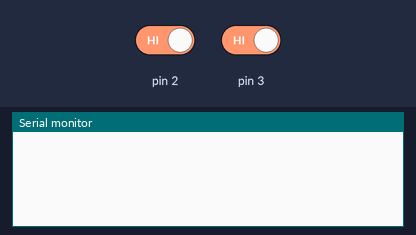
The sketch below on a simulated Arduino Uno, built with avr-gcc and run on an emulated ATmega328P. Shown: the last lines printed to the serial monitor. Inputs (shaded band) come from the test bench; at power-on: pin 2 HIGH, pin 3 HIGH.

Above: at 1.2 s.
1.3 s: pin 2 driven LOW
At 2.2 s:
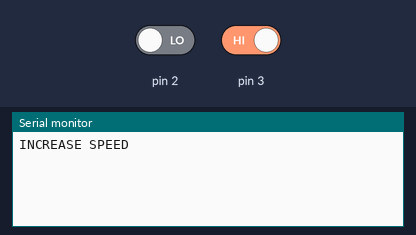
2.8 s: pin 3 driven LOW
At 3.4 s:
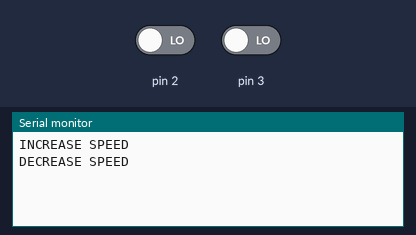

Measured:
- after the input at 1.3 s, the serial monitor: prints a new line at once (image 1)
- after the input at 2.8 s, the serial monitor: prints a new line at once (image 2)

The sketch:

buttonInterrputCtrl.ino
```cpp
#define inc 2
#define dec 3
#define stp 18


void setup() {
  pinMode(2, INPUT);
  pinMode(3, INPUT);
  pinMode(18, INPUT);
  attachInterrupt(digitalPinToInterrupt(2), printInc, FALLING);
  attachInterrupt(digitalPinToInterrupt(3), printDec, FALLING);
  attachInterrupt(digitalPinToInterrupt(18), stop, FALLING);
  Serial.begin(9600);
  // put your setup code here, to run once:

}

void loop() {
  // put your main code here, to run repeatedly:

}

void printInc() {
  noInterrupts();
  Serial.println("INCREASE SPEED");
  delay(50);
  interrupts();
}
void printDec() {
  noInterrupts();
  Serial.println("DECREASE SPEED");
  delay(50);
  interrupts();
}
void stop() {
  noInterrupts();
  Serial.println("STOP");
  delay(50);
  interrupts();
}
```
